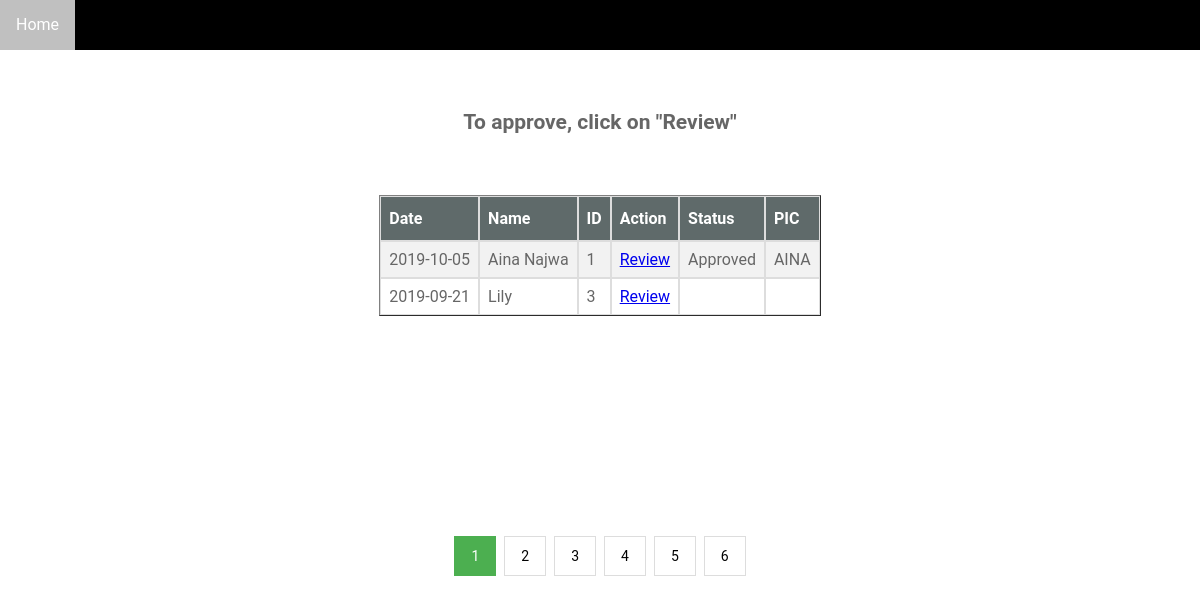
The app's page /Next1.php with its own data.
### tables this page shows
CREATE TABLE `formv2` (
  `id` int(11) NOT NULL,
  `IDN` int(11) NOT NULL,
  `Date` date NOT NULL,
  `Name` varchar(50) NOT NULL,
  `Position` varchar(50) NOT NULL,
  `tel` varchar(50) NOT NULL,
  `to` varchar(250) NOT NULL,
  `Type` varchar(50) NOT NULL,
  `Other` varchar(50) NOT NULL,
  `Model1` varchar(50) NOT NULL,
  `Serial_num1` varchar(50) NOT NULL,
  `Model2` varchar(50) NOT NULL,
  `Serial_num2` varchar(50) NOT NULL,
  `Model3` varchar(50) NOT NULL,
  `Serial_num3` varchar(50) NOT NULL,
  `Model4` varchar(50) NOT NULL,
  `Serial_num4` varchar(50) NOT NULL,
  `Justify` varchar(50) NOT NULL,
  `Date_Start` date NOT NULL,
  `Date_End` date NOT NULL,
  `Review` varchar(30) NOT NULL,
  `sName` varchar(200) NOT NULL
);

### Next1.php (the view, shortened to what this page needs)
<html>
<head>
</head>
<div class="navbar">
  <a href="Main.html" class="active">Home</a>
</div>
<body bgcolor="">
<div class = "a">
<center>
<BR></BR>
<?php
$query = "select * from formv2";
$data = mysql_query($query);
?>
<center><h2>To approve, click on <b>"Review"</b></h2></center>
<BR></BR>
<table id="myTable" cellpadding="5" cellspacing="0" border="1" size="50%">
<tr>
<th>Date</th>
<th>Name</th>
<th>ID</th>
<th>Action</th>
<th>Status</th>
<th>PIC</th>
</tr>
<?php while($rec = mysql_fetch_array($data))
{
?>
<tr>
<td><?php echo $rec['Date']; ?></td>
<td><?php echo $rec['Name']; ?></td>
<td><?php echo $rec['id']; ?></td>
<td><a href="Next11.php?id=<?php echo $rec['id']; ?>">Review</a></td>
<td><?php echo $rec['Review']; ?></td>
<td><?php echo $rec['sName']; ?></td>
</tr>
<?php
}
?>
</table>
</center>
<br></br><br></br><br></br><br></br><br></br>
<div class="center">
  <div class="pagination">
  <a href="Next1.php" class="active">1</a>
  <a href="#">2</a>
  <a href="#">3</a>
  <a href="#">4</a>
  <a href="#">5</a>
  <a href="#">6</a>
  </div>
</div>
</div>
</body>
</html>

### Next1.php (style rules this page uses)
html, body { min-height: 100%; }
body, div, form, input, select, p { padding: 0; margin: 0; outline: none; font-family: Roboto, Arial, sans-serif; font-size: 14px; color: #666; line-height: 22px; }
@media (min-width: 568px) { body { font-family: Arial, Helvetica, sans-serif; } }
@media (min-width: 568px) { td, th { border: 1px solid #ddd; padding: 8px; } }
@media (min-width: 568px) { tr:nth-child(even) { background-color: #f2f2f2; } }
@media (min-width: 568px) { th { padding-top: 12px; padding-bottom: 12px; text-align: left; background-color: #5F6A6A ; color: white; } }
@media (min-width: 568px) { .navbar { overflow: hidden; background-color: #000000; } }
@media (min-width: 568px) { .navbar a { float: left; font-size: 16px; color: white; text-align: center; padding: 14px 16px; text-decoration: none; } }
@media (min-width: 568px) { * { box-sizing: border-box; } }
@media (min-width: 568px) { .center { text-align: center; } }
@media (min-width: 568px) { .pagination { display: inline-block; } }
@media (min-width: 568px) { .pagination a { color: black; float: left; padding: 8px 16px; text-decoration: none; transition: background-color .3s; border: 1px solid #ddd; margin: 0 4px; } }
@media (min-width: 568px) { .pagination a.active { background-color: #4CAF50; color: white; border: 1px solid #4CAF50; } }

### records on screen
formv2: Date "2019-10-05", Name "Aina Najwa", id "1", Review "Approved", sName "AINA"
formv2: Date "2019-09-21", Name "Lily", id "3"
